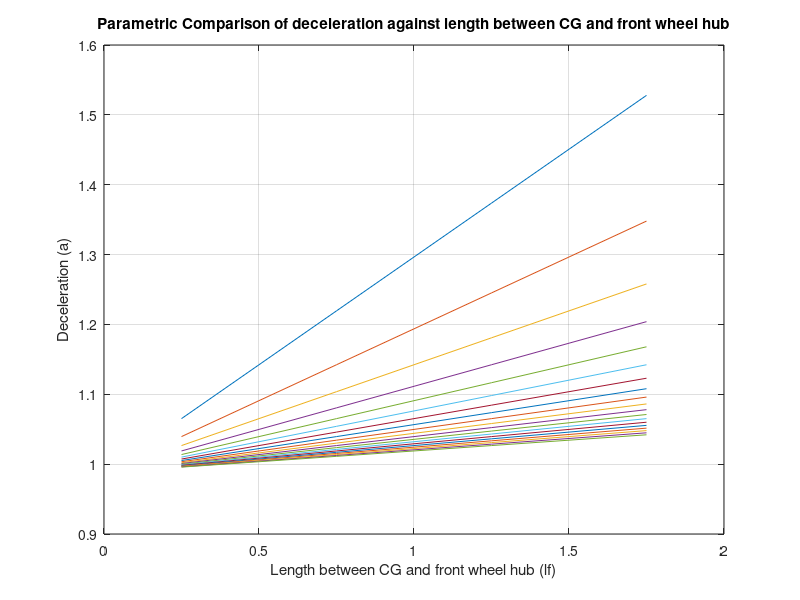

Source code (MATLAB):
clear all
close all
m = 100;
theta = 30;
g = 9.81;

for h = 0.5:0.25:5
    lf = 0.25:0.25:1.75; %x-axis
    decel = cos(theta)*(lf/h)-sin(theta);
    figure(1)
    plot(lf, decel)
      
    hold on
    
end 
title('Parametric Comparison of deceleration against length between CG and front wheel hub')
xlabel('Length between CG and front wheel hub (lf)')
ylabel('Deceleration (a)')
grid
hold off